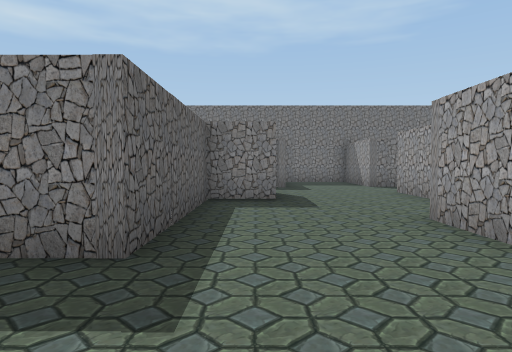
View 1 (above)

17 first-person views from a walk through a 3-D level made in the Unity game engine. The camera is 1.4 m above the floor, tilts 2° down and sees 75° across. The floor is counted in squares, 2 m on a side. Each view is taken from the middle of a square. On the plan, view 1 faces up. The plan holds only what a view shows up to about 10 squares ahead; the rest is blank. The place goes on beyond the plan. The player is left out.

View 2
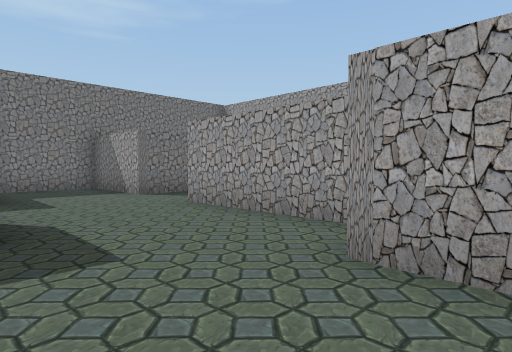

View 3
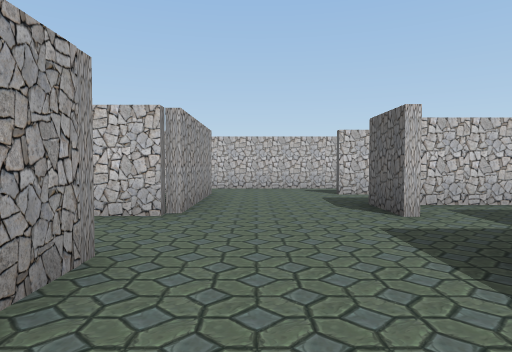

View 4
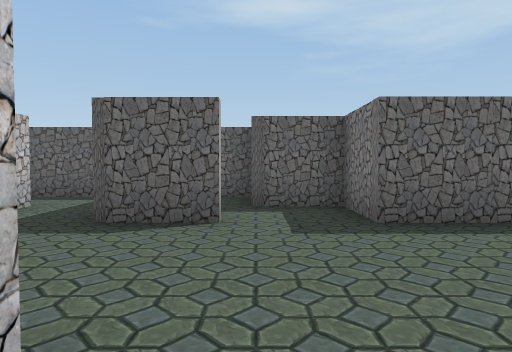

View 5
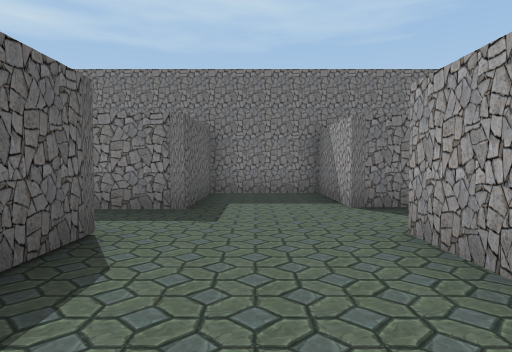

View 6
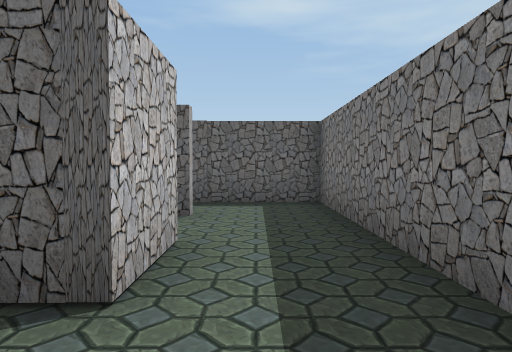

View 7
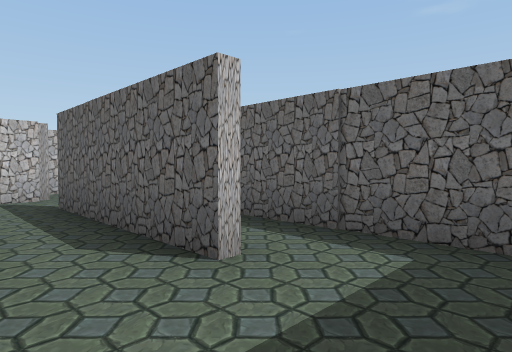

View 8
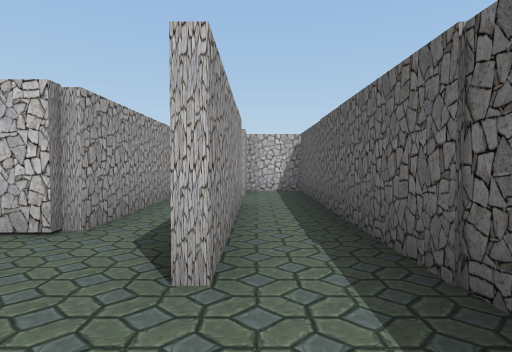

View 9
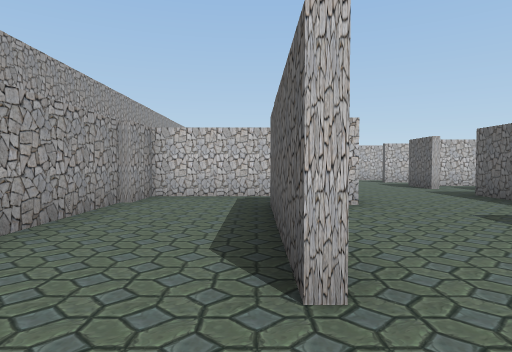

View 10
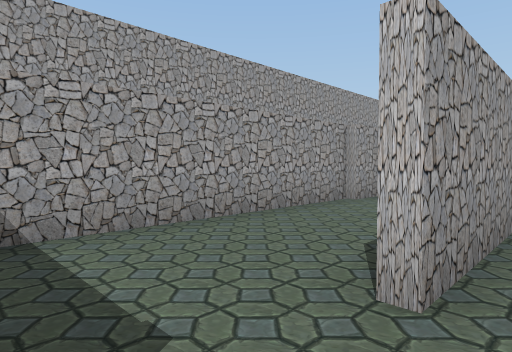

View 11
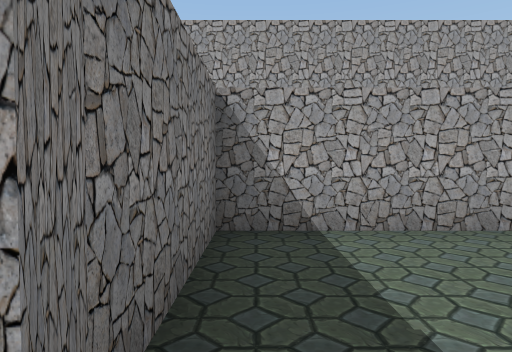

View 12
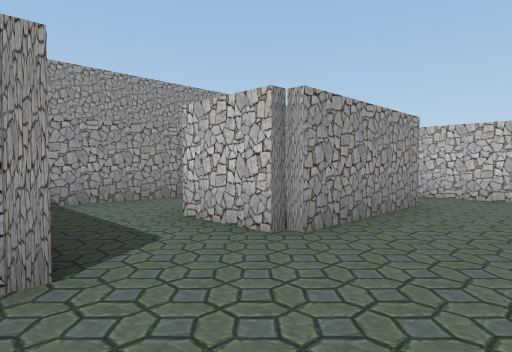

View 13
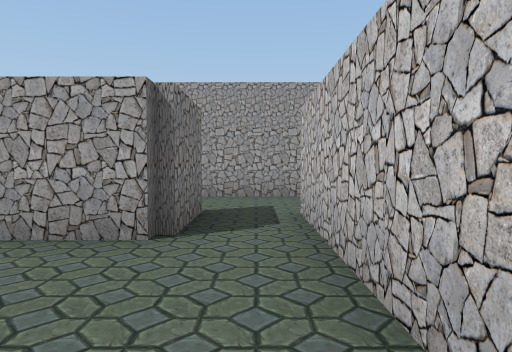

View 14
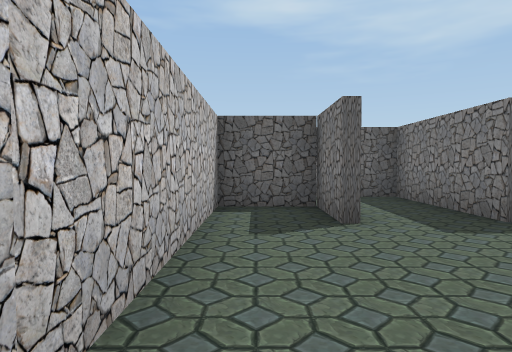

View 15
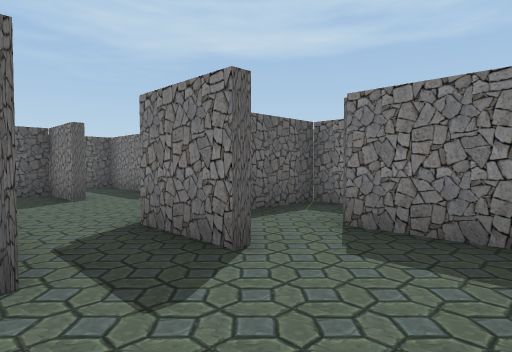

View 16
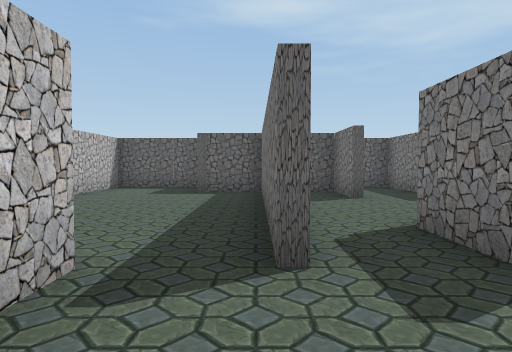

View 17
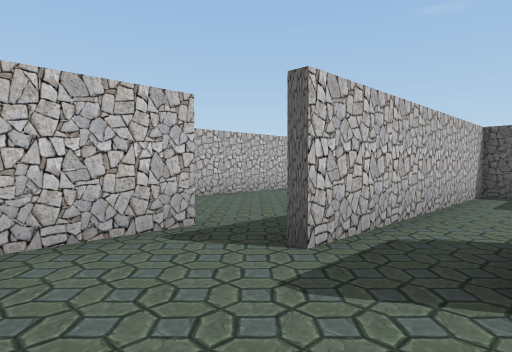

### Floor plan
Ten units are one square. View 1 is at (0, 0); x grows to the right and y downward. Boxes are objects, and circles mark ways between rooms. Rooms are numbered by the first view taken in them; rooms with no view inside come last. Other rooms are left out.
<svg viewBox="-47 -137 117 207">
<path fill="none" stroke="#000" d="M-26 28 -9 28M-10 -6 -10 10 -42 10 -42 39M21 32 21 -5M5 -65 -10 -65 -10 -25M35 -50 35 -84M36 -27 46 -27M-10 -83 4 -83 4 -70M45 -104 35 -104 35 -132 9 -132 9 -102 -15 -102M21 -5 40 -5M-27 -41 -27 -81M-25 -102 -42 -102 -42 -11 -28 -11M-27 -16 -27 -27M38 49 -19 49M40 32 21 32M38 62 56 62M63 50 63 27M56 16 40 16M-9 30 -25 30 -25 65M-26 46 39 46M38 -84 38 -45M65 -39 65 -104 45 -104M46 -27 63 -27 63 -40M-25 -81 -25 -40M-15 -102 -25 -102M-12 -29 -12 -67M-27 -27 -19 -27M-35 7 -18 7M-42 -10 -42 -2M-10 -25 -25 -25 -25 -9"/>
<rect x="15" y="-45" width="20" height="30" fill="#bbb"><title>other object</title></rect>
<circle cx="5" cy="5" r="3" fill="#2a7"/>
<circle cx="5" cy="30" r="3" fill="#2a7"/>
<circle cx="40" cy="-30" r="3" fill="#2a7"/>
<circle cx="40" cy="-95" r="3" fill="#2a7"/>
<circle cx="-5" cy="-95" r="3" fill="#2a7"/>
<circle cx="-20" cy="-10" r="3" fill="#2a7"/>
<circle cx="-30" cy="-35" r="3" fill="#2a7"/>
<circle cx="-30" cy="-95" r="3" fill="#2a7"/>
<text x="-20" y="20">1</text>
<text x="20" y="-60">2</text>
<text x="-40" y="-60">3</text>
<text x="30" y="40">4</text>
<text x="50" y="-70">5</text>
<text x="-20" y="-70">6</text>
<text x="-30" y="0">7</text>
</svg>
Room 1 opens to room 2. Room 1 opens to room 4. Room 2 opens to room 5. Room 2 opens to room 6. Room 2 opens to room 7. Room 3 opens to room 6.

Where each view was taken, in squares from view 1:
view 1: 0 up, 0 right, facing up
view 2: 3 up, 0 right, facing up-right
view 3: 5 up, 1 right, facing down
view 4: 1 up, 3 right, facing left
view 5: 5 up, 2 right, facing up
view 6: 9 up, 2 right, facing left
view 7: 10 up, 1 left, facing down-left
view 8: 10 up, 3 left, facing down
view 9: 10 up, 4 right, facing down
view 10: 10 up, 3 right, facing down-right
view 11: 10 up, 3 right, facing right
view 12: 3 up, 0 right, facing down-right
view 13: 4 down, 1 left, facing right
view 14: 4 down, 3 right, facing left
view 15: 5 down, 6 right, facing up-left
view 16: 5 down, 6 right, facing left
view 17: 3 down, 6 right, facing down-left
